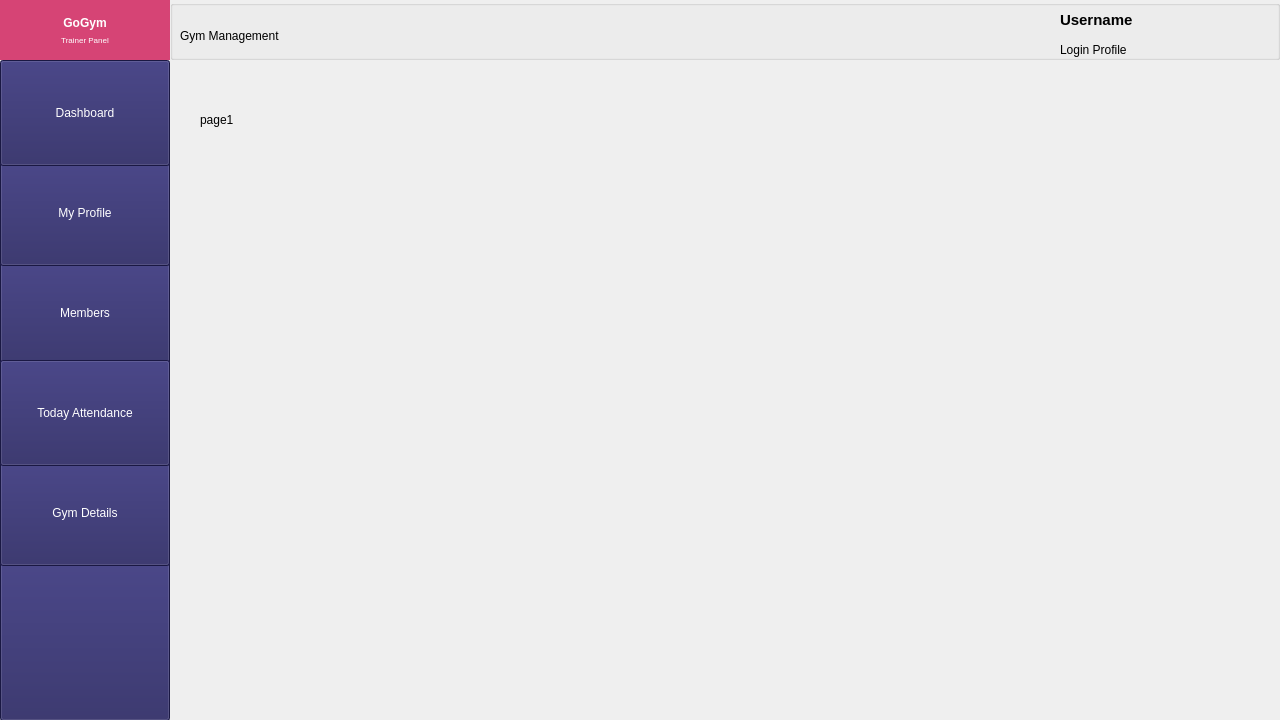
<?xml version="1.0" encoding="UTF-8"?>
<ui version="4.0">
 <class>trainerWindow</class>
 <widget class="QMainWindow" name="trainerWindow">
  <property name="geometry">
   <rect>
    <x>0</x>
    <y>0</y>
    <width>1280</width>
    <height>720</height>
   </rect>
  </property>
  <property name="maximumSize">
   <size>
    <width>1280</width>
    <height>720</height>
   </size>
  </property>
  <property name="windowTitle">
   <string>MainWindow</string>
  </property>
  <widget class="QWidget" name="centralwidget">
   <widget class="QPushButton" name="pushButton_3">
    <property name="geometry">
     <rect>
      <x>0</x>
      <y>260</y>
      <width>170</width>
      <height>106</height>
     </rect>
    </property>
    <property name="minimumSize">
     <size>
      <width>170</width>
      <height>106</height>
     </size>
    </property>
    <property name="autoFillBackground">
     <bool>false</bool>
    </property>
    <property name="styleSheet">
     <string notr="true">
font: 700 9pt &quot;Segoe UI&quot;;
color: white;
background-color: rgb(37, 34, 94);</string>
    </property>
    <property name="text">
     <string>Members</string>
    </property>
   </widget>
   <widget class="QPushButton" name="pushButton">
    <property name="geometry">
     <rect>
      <x>0</x>
      <y>560</y>
      <width>170</width>
      <height>161</height>
     </rect>
    </property>
    <property name="styleSheet">
     <string notr="true">background-color: rgb(37, 34, 94);
</string>
    </property>
    <property name="text">
     <string/>
    </property>
   </widget>
   <widget class="QPushButton" name="pushButton_2">
    <property name="geometry">
     <rect>
      <x>0</x>
      <y>160</y>
      <width>170</width>
      <height>106</height>
     </rect>
    </property>
    <property name="minimumSize">
     <size>
      <width>170</width>
      <height>60</height>
     </size>
    </property>
    <property name="autoFillBackground">
     <bool>false</bool>
    </property>
    <property name="styleSheet">
     <string notr="true">
font: 700 9pt &quot;Segoe UI&quot;;
color: white;
background-color: rgb(37, 34, 94);</string>
    </property>
    <property name="text">
     <string>My Profile</string>
    </property>
   </widget>
   <widget class="QPushButton" name="pushButton_1">
    <property name="geometry">
     <rect>
      <x>0</x>
      <y>60</y>
      <width>170</width>
      <height>106</height>
     </rect>
    </property>
    <property name="minimumSize">
     <size>
      <width>170</width>
      <height>106</height>
     </size>
    </property>
    <property name="autoFillBackground">
     <bool>false</bool>
    </property>
    <property name="styleSheet">
     <string notr="true">
font: 700 9pt &quot;Segoe UI&quot;;
color: white;
background-color: rgb(37, 34, 94);</string>
    </property>
    <property name="text">
     <string>Dashboard</string>
    </property>
   </widget>
   <widget class="QLabel" name="label_2">
    <property name="geometry">
     <rect>
      <x>0</x>
      <y>0</y>
      <width>170</width>
      <height>60</height>
     </rect>
    </property>
    <property name="styleSheet">
     <string notr="true">font: 14pt &quot;Segoe UI&quot;;
color:white;
background-color: rgb(214, 68, 117);</string>
    </property>
    <property name="text">
     <string>&lt;html&gt;&lt;head/&gt;&lt;body&gt;&lt;p align=&quot;center&quot;&gt;&lt;span style=&quot; font-weight:700;&quot;&gt;GoGym&lt;/span&gt;&lt;br/&gt;&lt;span style=&quot; vertical-align:sub;&quot;&gt;Trainer Panel&lt;/span&gt;&lt;/p&gt;&lt;/body&gt;&lt;/html&gt;</string>
    </property>
   </widget>
   <widget class="QPushButton" name="pushButton_5">
    <property name="geometry">
     <rect>
      <x>0</x>
      <y>460</y>
      <width>170</width>
      <height>106</height>
     </rect>
    </property>
    <property name="minimumSize">
     <size>
      <width>170</width>
      <height>106</height>
     </size>
    </property>
    <property name="autoFillBackground">
     <bool>false</bool>
    </property>
    <property name="styleSheet">
     <string notr="true">
font: 700 9pt &quot;Segoe UI&quot;;
color: white;
background-color: rgb(37, 34, 94);</string>
    </property>
    <property name="text">
     <string>Gym Details</string>
    </property>
   </widget>
   <widget class="QPushButton" name="pushButton_4">
    <property name="geometry">
     <rect>
      <x>0</x>
      <y>360</y>
      <width>170</width>
      <height>106</height>
     </rect>
    </property>
    <property name="minimumSize">
     <size>
      <width>170</width>
      <height>106</height>
     </size>
    </property>
    <property name="autoFillBackground">
     <bool>false</bool>
    </property>
    <property name="styleSheet">
     <string notr="true">
font: 700 9pt &quot;Segoe UI&quot;;
color: white;
background-color: rgb(37, 34, 94);</string>
    </property>
    <property name="text">
     <string>Today Attendance</string>
    </property>
   </widget>
   <widget class="QGroupBox" name="groupBox_2">
    <property name="geometry">
     <rect>
      <x>170</x>
      <y>0</y>
      <width>1110</width>
      <height>60</height>
     </rect>
    </property>
    <property name="title">
     <string/>
    </property>
    <widget class="QLabel" name="sys_Type">
     <property name="geometry">
      <rect>
       <x>10</x>
       <y>20</y>
       <width>351</width>
       <height>31</height>
      </rect>
     </property>
     <property name="styleSheet">
      <string notr="true">font: 14pt &quot;Segoe UI&quot;;</string>
     </property>
     <property name="text">
      <string>Gym Management</string>
     </property>
    </widget>
    <widget class="QLabel" name="current_user">
     <property name="geometry">
      <rect>
       <x>890</x>
       <y>10</y>
       <width>150</width>
       <height>21</height>
      </rect>
     </property>
     <property name="maximumSize">
      <size>
       <width>200</width>
       <height>16777215</height>
      </size>
     </property>
     <property name="layoutDirection">
      <enum>Qt::RightToLeft</enum>
     </property>
     <property name="styleSheet">
      <string notr="true">font-size: 12pt;
font-weight: bold;</string>
     </property>
     <property name="text">
      <string>&lt;html&gt;&lt;head/&gt;&lt;body&gt;&lt;p&gt;&lt;span style=&quot; font-size:11pt; font-weight:700;&quot;&gt;Username&lt;/span&gt;&lt;/p&gt;&lt;/body&gt;&lt;/html&gt;</string>
     </property>
    </widget>
    <widget class="QLabel" name="label_8">
     <property name="geometry">
      <rect>
       <x>840</x>
       <y>10</y>
       <width>40</width>
       <height>40</height>
      </rect>
     </property>
     <property name="text">
      <string/>
     </property>
     <property name="pixmap">
      <pixmap resource="resource.qrc">:/rsc/img/user (1).png</pixmap>
     </property>
    </widget>
    <widget class="QPushButton" name="sign_out">
     <property name="geometry">
      <rect>
       <x>1040</x>
       <y>0</y>
       <width>70</width>
       <height>60</height>
      </rect>
     </property>
     <property name="styleSheet">
      <string notr="true">border: none;
background-color: transparent;
padding: 0px; 
margin: 0px; </string>
     </property>
     <property name="text">
      <string/>
     </property>
    </widget>
    <widget class="QLabel" name="login_as">
     <property name="geometry">
      <rect>
       <x>890</x>
       <y>40</y>
       <width>150</width>
       <height>20</height>
      </rect>
     </property>
     <property name="maximumSize">
      <size>
       <width>300</width>
       <height>16777215</height>
      </size>
     </property>
     <property name="toolTip">
      <string>sign out</string>
     </property>
     <property name="layoutDirection">
      <enum>Qt::RightToLeft</enum>
     </property>
     <property name="styleSheet">
      <string notr="true">font-size: 9pt;





</string>
     </property>
     <property name="text">
      <string>Login Profile</string>
     </property>
    </widget>
   </widget>
   <widget class="QStackedWidget" name="stackedWidget">
    <property name="geometry">
     <rect>
      <x>170</x>
      <y>60</y>
      <width>1110</width>
      <height>660</height>
     </rect>
    </property>
    <property name="currentIndex">
     <number>0</number>
    </property>
    <widget class="QWidget" name="page_1">
     <widget class="QLabel" name="label">
      <property name="geometry">
       <rect>
        <x>30</x>
        <y>50</y>
        <width>63</width>
        <height>20</height>
       </rect>
      </property>
      <property name="text">
       <string>page1</string>
      </property>
     </widget>
    </widget>
    <widget class="QWidget" name="page2">
     <widget class="QLabel" name="label_3">
      <property name="geometry">
       <rect>
        <x>110</x>
        <y>110</y>
        <width>63</width>
        <height>20</height>
       </rect>
      </property>
      <property name="text">
       <string>page2</string>
      </property>
     </widget>
    </widget>
    <widget class="QWidget" name="page_3">
     <widget class="QLabel" name="label_4">
      <property name="geometry">
       <rect>
        <x>100</x>
        <y>70</y>
        <width>63</width>
        <height>20</height>
       </rect>
      </property>
      <property name="text">
       <string>page3</string>
      </property>
     </widget>
    </widget>
    <widget class="QWidget" name="page_4">
     <widget class="QLabel" name="label_5">
      <property name="geometry">
       <rect>
        <x>110</x>
        <y>90</y>
        <width>63</width>
        <height>20</height>
       </rect>
      </property>
      <property name="text">
       <string>page4</string>
      </property>
     </widget>
    </widget>
    <widget class="QWidget" name="page_5">
     <widget class="QLabel" name="label_6">
      <property name="geometry">
       <rect>
        <x>120</x>
        <y>50</y>
        <width>63</width>
        <height>20</height>
       </rect>
      </property>
      <property name="text">
       <string>page5</string>
      </property>
     </widget>
    </widget>
   </widget>
  </widget>
 </widget>
 <resources>
  <include location="resource.qrc"/>
 </resources>
 <connections/>
</ui>
